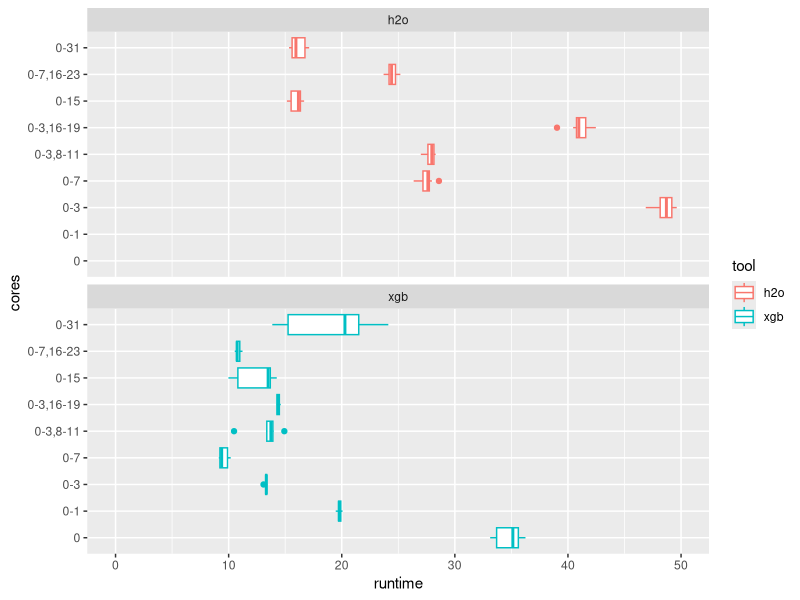
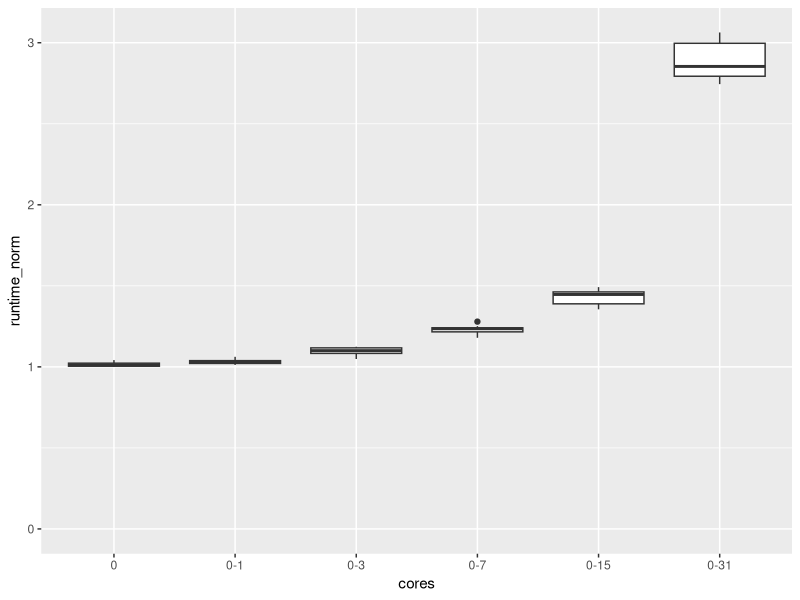
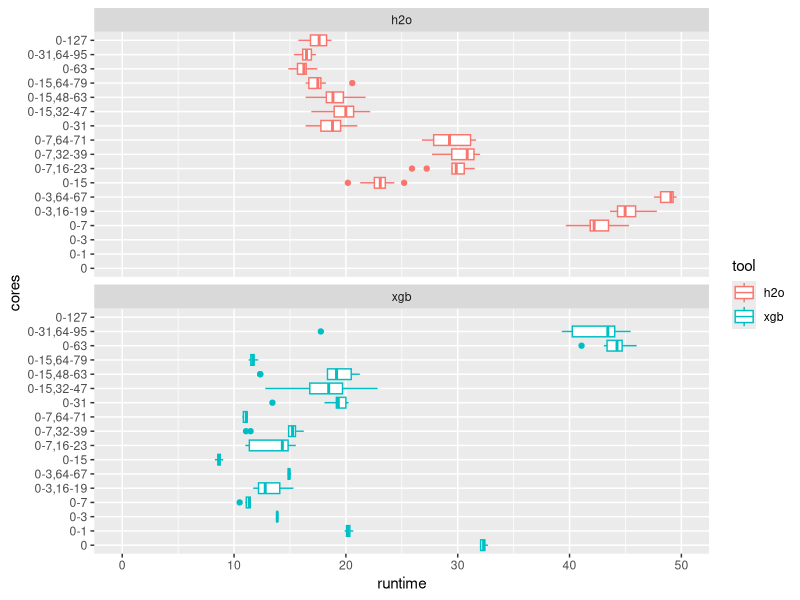
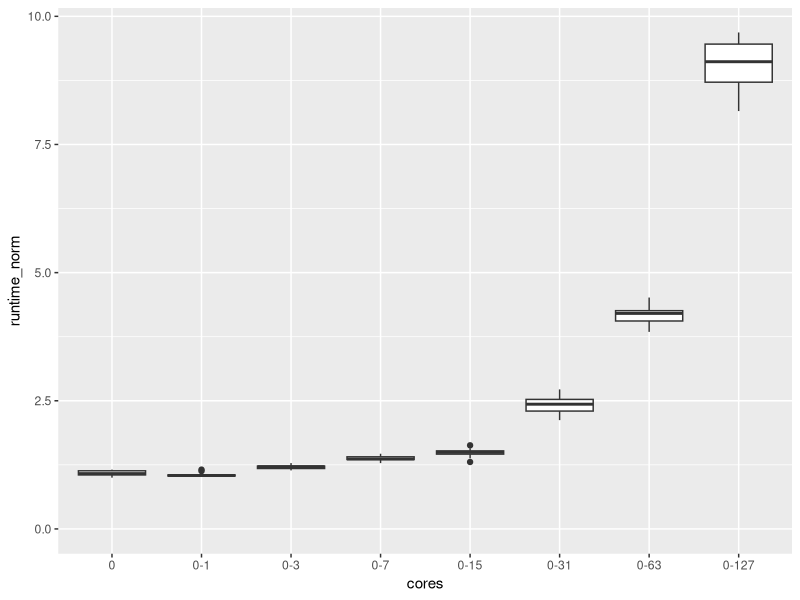
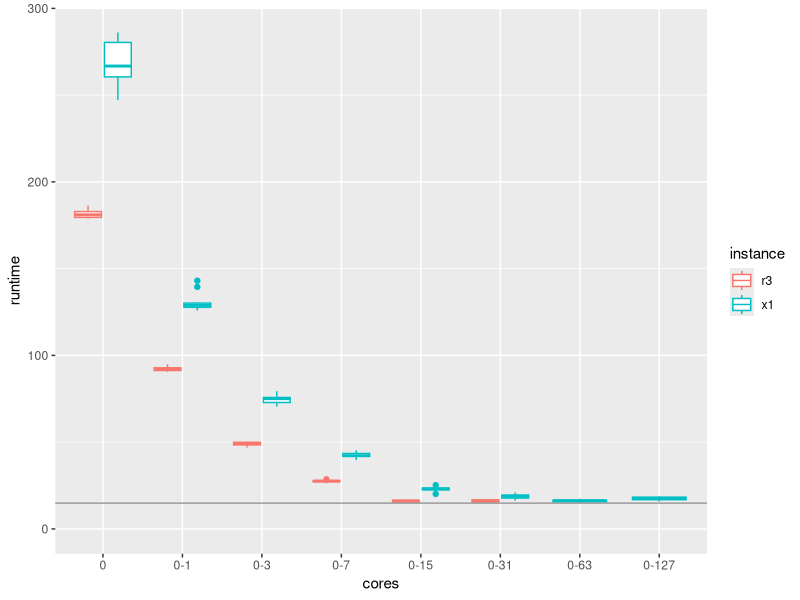
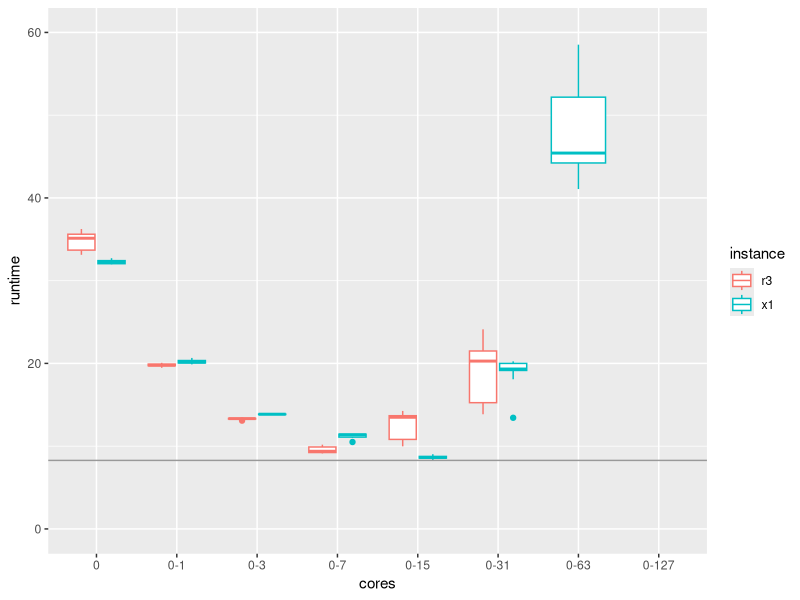

Generate these figures, in order, with R:
## ---- chunk 1

library(tidyverse)

d <- read_delim("res.csv", delim=":", 
        col_names = c("instance","tool","ncores","cores","runtime")) 

## ---- chunk 2

cores_order_r3 <- d %>% filter(instance=="r3") %>% arrange(ncores) %>% .[["cores"]] %>% unique

d %>% filter(instance=="r3") %>% 
  mutate(cores=factor(cores, levels=cores_order_r3)) %>% 
  ggplot() + geom_boxplot(aes(x = cores, y = runtime, color = tool)) + ylim(c(0,50)) +
  coord_flip() + facet_wrap(~ tool, ncol=1)

## ---- chunk 3

d %>% filter(instance=="r3", tool=="h2o") %>% 
  mutate(cores=factor(cores, levels=cores_order_r3)) %>% 
  filter(!grepl(",",cores)) %>% 
  mutate(runtime_norm = runtime*ncores/min(runtime*ncores)) %>% 
  ggplot() + geom_boxplot(aes(x = cores, y = runtime_norm)) + ylim(c(0,NA))

## ---- chunk 4

cores_order_x1 <- d %>% filter(instance=="x1") %>% arrange(ncores) %>% .[["cores"]] %>% unique

d %>% filter(instance=="x1") %>% 
  mutate(cores=factor(cores, levels=cores_order_x1)) %>% 
  ggplot() + geom_boxplot(aes(x = cores, y = runtime, color = tool)) + ylim(c(0,50)) +
  coord_flip() + facet_wrap(~ tool, ncol=1)

## ---- chunk 5

d %>% filter(instance=="x1", tool=="h2o") %>% 
  mutate(cores=factor(cores, levels=cores_order_x1)) %>% 
  filter(!grepl(",",cores)) %>% 
  mutate(runtime_norm = runtime*ncores/min(runtime*ncores)) %>% 
  ggplot() + geom_boxplot(aes(x = cores, y = runtime_norm)) + ylim(c(0,NA))

## ---- chunk 6

cores_order <- d %>% arrange(ncores) %>% .[["cores"]] %>% unique

d %>% filter(tool=="h2o") %>% 
  mutate(cores=factor(cores, levels=cores_order)) %>% 
  filter(!grepl(",",cores)) %>% 
  ggplot() + geom_boxplot(aes(x = cores, y = runtime, color = instance)) +
  ylim(c(0,NA)) + geom_hline(aes(yintercept = min(runtime)), color = "grey60")

d %>% filter(tool=="xgb") %>% 
  mutate(cores=factor(cores, levels=cores_order)) %>% 
  filter(!grepl(",",cores)) %>% 
  ggplot() + geom_boxplot(aes(x = cores, y = runtime, color = instance)) +
  ylim(c(0,60)) + geom_hline(aes(yintercept = min(runtime)), color = "grey60")

